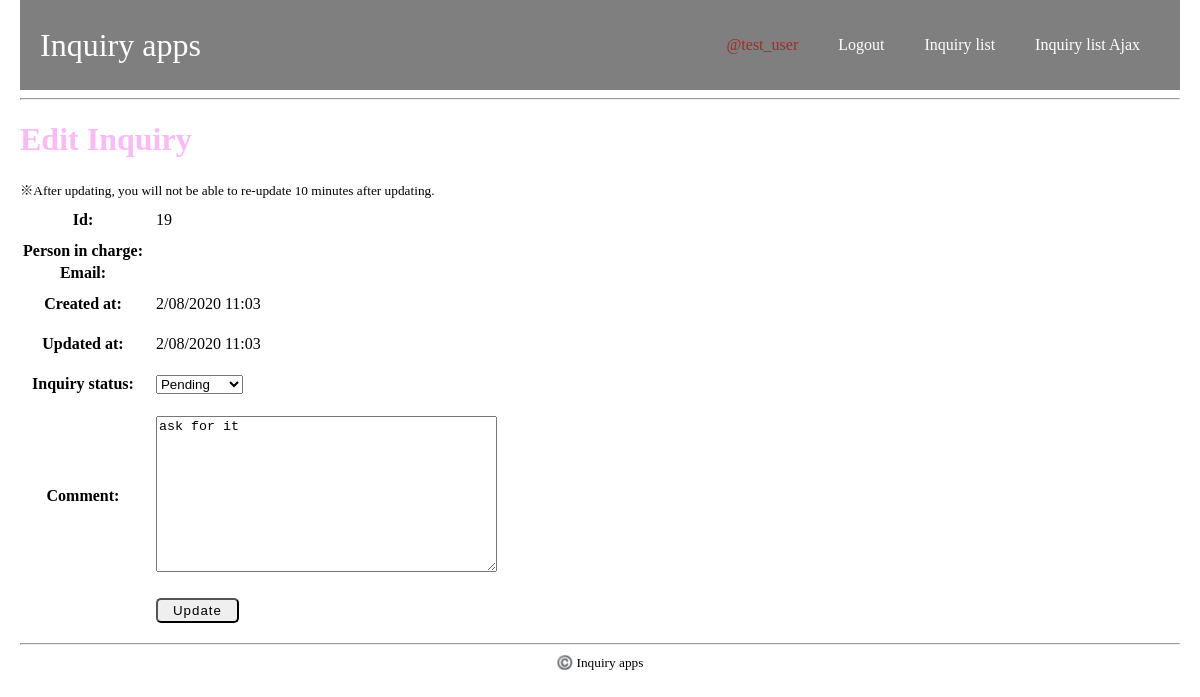
The page /inquiry/27/comment/19/edit/ (signed in) on the database its author committed.
### inquiry_apps/models.py (models this page shows, shortened)
class InquiryComment(models.Model):
    class Meta:
        db_table = 'inquiry_comment'
    inquiry_id = models.IntegerField(verbose_name='inquiry_id',
                                        null=True,)
    user_id = models.IntegerField(verbose_name='user_id',
                                    null=True)
    created_at = models.DateTimeField(verbose_name='created_at',
                                        auto_now_add=True,)
    updated_at = models.DateTimeField(verbose_name='updated_at',
                                        auto_now=True,)
    inquiry_status = models.IntegerField(
        verbose_name='inquiry_status',
        choices=InquiryStatus.INQUIRY_STATUS_CHOICES,
        default=0
    )
    comment = models.CharField(max_length=500)

### inquiry_apps/views.py (the view, shortened to what this page needs)
# urls.py: path('inquiry/<int:inquiry_id>/comment/<int:comment_id>/edit/', views.edit_comment, name='edit_comment'),
@login_required(login_url='/inquiry/login/')
@require_http_methods(['GET', 'POST'])
def edit_comment(request, inquiry_id, comment＿id):
    inquiry = get_object_or_404(Inquiry, id=inquiry_id)
    inquiry_comment = get_object_or_404(InquiryComment, id=comment_id)
    if inquiry.id != inquiry_comment.inquiry_id:
        raise Http404('No Inquiry matched the given query')
    if request.method != 'POST':
        item = {
            'inquiry_status': inquiry_comment.inquiry_status,
            'comment': inquiry_comment.comment,
        }
        form = EditInquiryCommentForm(
            inquiry_id=inquiry.id,
            comment_id=inquiry_comment.id,
            initial=item)
    context = {
        'form': form,
        'inquiry': inquiry,
        'inquiry_comment': inquiry_comment,
    }
    return render(request, 'inquiry_apps/edit_comment/edit_comment.html', context)

### inquiry_apps/forms.py (shortened to what this page needs)
class EditInquiryCommentForm(forms.Form):
    inquiry_status = forms.fields.ChoiceField(
                                    choices = InquiryStatus.INQUIRY_STATUS_CHOICES,
                                    widget=forms.widgets.Select,
                                    )
    comment = forms.CharField(required=True,
                                    max_length=1000,
                                    widget=forms.Textarea()
                                    )
    def __init__(self, inquiry_id, comment_id, *args, **kwargs):
        self.inquiry_id = inquiry_id
        self.comment_id = comment_id
        super().__init__(*args, **kwargs)

### inquiry_apps/templates/inquiry_apps/edit_comment/edit_comment.html (shortened to what this page needs)
{% extends 'inquiry_apps/base.html' %}
{% block content %}
<h1>Edit Inquiry</h1>
<small>※After updating, you will not be able to re-update 10 minutes after updating.</small>
<form action="" method="POST">
<table class="inquiry_table">
    <tr>
        <th>Id:</th>
        <td>{{ inquiry_comment.id }}</td>
    </tr>
    <tr>
        <th>Person in charge:</th>
        <td>{{ inquiry_comment.pic }}</td>
    </tr>
    <tr>
        <th>Email:</th>
        <td>{{ inquiry_comment.pic_email }}</td>
    </tr>
    <tr>
        <th>Created at:</th>
        <td>{{ inquiry_comment.created_at|date:"j/m/Y H:i " }}</td>
    </tr>
    <tr>
        <th>Updated at:</th>
        <td>{{ inquiry_comment.updated_at|date:"j/m/Y H:i" }}</td>
    </tr>
    <tr>
        <th>Inquiry status:</th>
        <td>{{ form.inquiry_status }}{{ form.inquiry_status.errors }}</td>
    </tr>
    <tr>
        <th>Comment:</th>
        <td>{{ form.comment }}{{ form.inquiry_comment.errors }}</td>
    </tr>
    <tr>
        <th></th>
        <td>
            <button type="submit" class="btn">Update</button>
            </td>
    </tr>
</table>
</form>
{% endblock %}

### inquiry_apps/templates/inquiry_apps/base.html (shortened to what this page needs)
{% load static %}
<!doctype html>
<html lang="ja">
<head>
    <link rel="stylesheet" href="{% static 'inquiry_apps/css/base.css' %}">
</head>
<body>
    <header class="header">
        <div class="header-bg">
            <div class="header-cat">
                <div class="header-logo">
                    <a href="/">Inquiry apps</a>
                </div>
                <nav class="header-navi">
                    <div class="header-navi-wrap">
                        <ul class="header-navi-list">
                            <li class="header-navi-item"><a href="{% url 'inquiry_apps:edit_profile' %}" style="color:brown;">@{{ user }}</a></li>
                            <li class="header-navi-item"><a href="{% url 'inquiry_apps:inquiry_logout' %}">Logout</a></li>
                            <li class="header-navi-item"><a href="{% url 'inquiry_apps:inquiry_list' %}">Inquiry list</a></li>
                            <li class="header-navi-item"><a href="{% url 'inquiry_apps:inquiry_list_ajax' %}">Inquiry list Ajax</a></li>
                        </ul>
                    </div>
                </nav>
            </div>
        </div>
    </header>
    <div class="content">
        <hr>
        {% block content %}
        {% endblock %}
    </div>
    <hr>
    <div class="footer">
        <small class="copy-right">©️ Inquiry apps</small>
    </div>
</body>
</html>

### inquiry_apps/static/inquiry_apps/css/base.css (style rules this page uses)
html { font-size: 16px; }
body { margin: 0 20px; }
ul, ol { list-style: none; }
h1 { color: rgba(241, 70, 233, 0.377); }
.header { width: 100%; left: 0; top: 0; z-index: 1000; background-color: rgb(000,000,000,.5); }
.header-bg { position: relative; z-index: 2; padding: 20px; flex-wrap: wrap; }
.header-logo a { font-family: cursive; display: block; text-decoration: none; font-size: 2rem; color: #fff; }
.header-cat { display: flex; flex-wrap: wrap; justify-content: space-between; align-items: center; }
.header-navi-list { display: flex; }
.header-navi a { text-decoration: none; padding-left: 20px; padding-right: 20px; font-size: 1rem; color: #fff; }
table tr td { padding: 10px; }
.btn { padding: 3px 15px; border-radius: 5px; letter-spacing: 1px; }
.footer { text-align: center; }

### rows shown on the page
InquiryComment: id "19", created_at "2/08/2020 11:03", updated_at "2/08/2020 11:03", inquiry_status "Pending", comment "ask for it"

### other values the page prints
{{ user }} "test_user"
